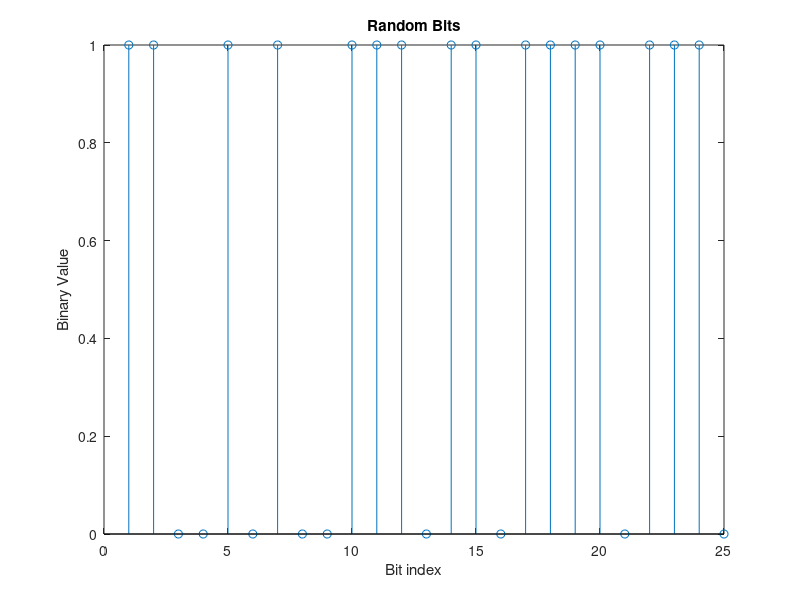
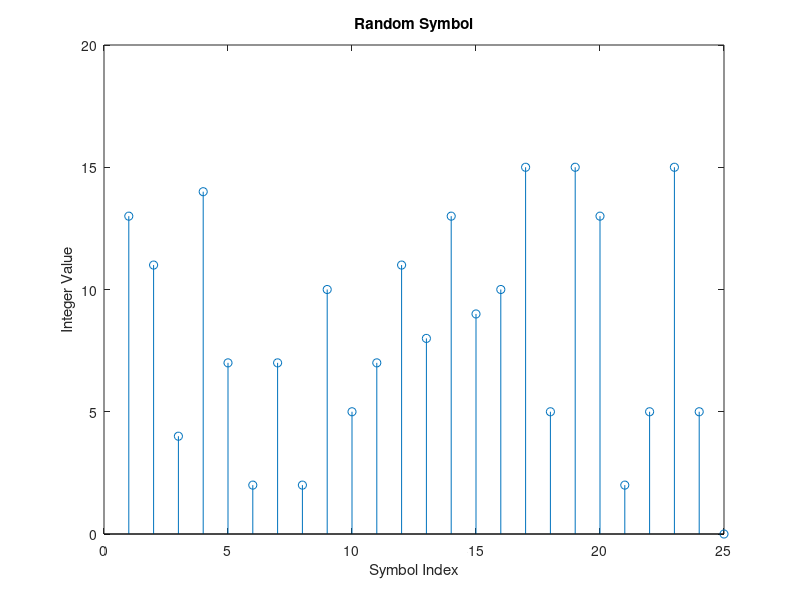
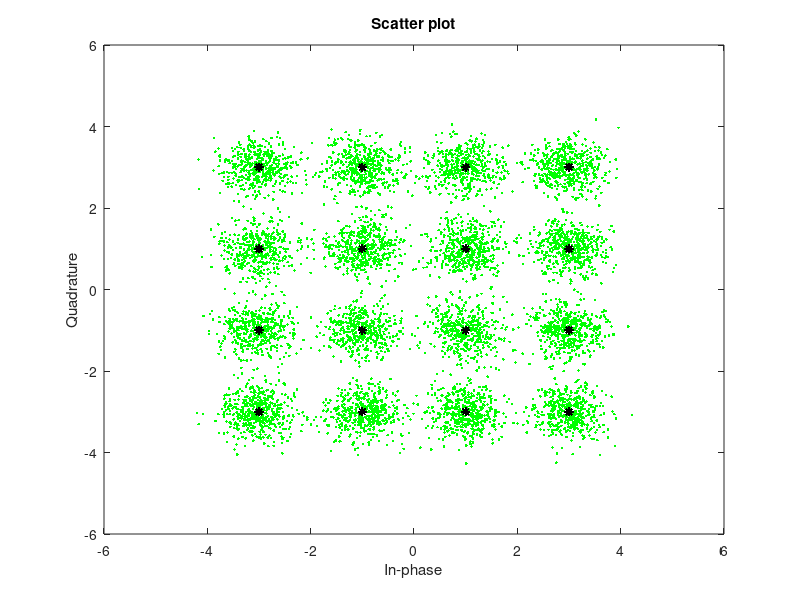
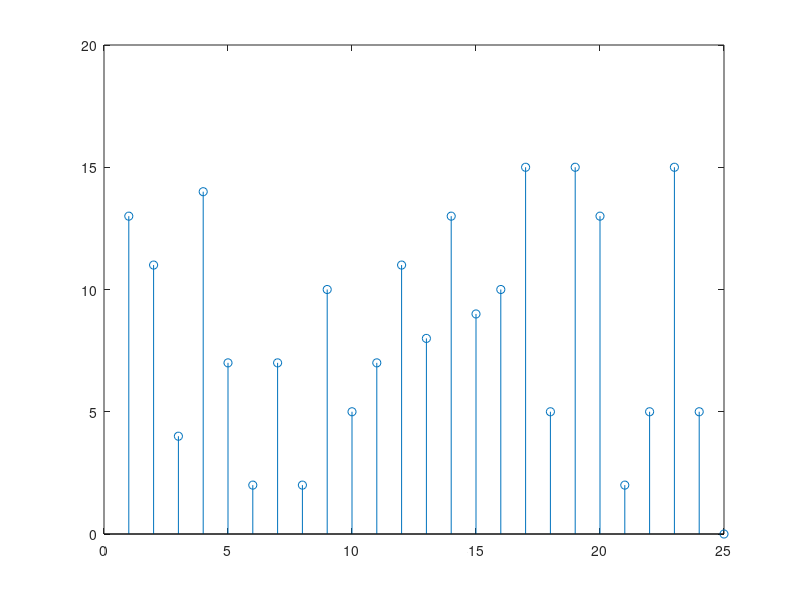

MATLAB code to generate these figures, in order: (Note: this script raises an error after producing the figures.)
close all

rng default;
n = 30000;
dataIn = randi([0,1],n,1);

stem(dataIn(1:25));
title('Random Bits');
xlabel('Bit index');
ylabel('Binary Value');

k = 4;
dataInMatrix = reshape(dataIn,length(dataIn)/k,k);
dataSymbolsIn = bi2de(dataInMatrix);

figure;
stem(dataSymbolsIn(1:25));
title('Random Symbol');
xlabel('Symbol Index');
ylabel('Integer Value');

M = 16;
dataMod = qammod(dataSymbolsIn,M,'bin');
dataModG = qammod(dataSymbolsIn,M);

EbN0 = 10;
numSamplesPerSymbol = 1;
snr = EbN0 + 10*log10(k) - 10*log10(numSamplesPerSymbol);
%snr = 100

receivedSignal = awgn(dataMod,snr,'measured');
receivedSignalG = awgn(dataModG,snr,'measured');

%sPlotFig = scatterplot(dataMod,1,0,'g.');
sPlotFig = scatterplot(receivedSignal,1,0,'green.');
hold on
scatterplot(dataMod,1,0,'black*',sPlotFig);

dataSymbolsOut = qamdemod(receivedSignal,M,'bin');
dataSymbolsOutG = qamdemod(receivedSignalG,M);

figure;
stem(dataSymbolsOut(1:25));

dataOutMatrix = de2bi(dataSymbolsOut,k);
dataOutMatrixG = de2bi(dataSymbolsOutG,k);

[numErrors,ber] = biterr(dataIn,dataOut);
[numErrorsG,berG] = biterr(dataIn,dataOutG);

x1 = (0:15);
x = x1';
y1 = qammod(x,M,'bin');

scatterplot(y1);
text(real(y1)+0.2,imag(y1)+0.2,dec2bin(x));
axis([-4 4 -4 4]);

